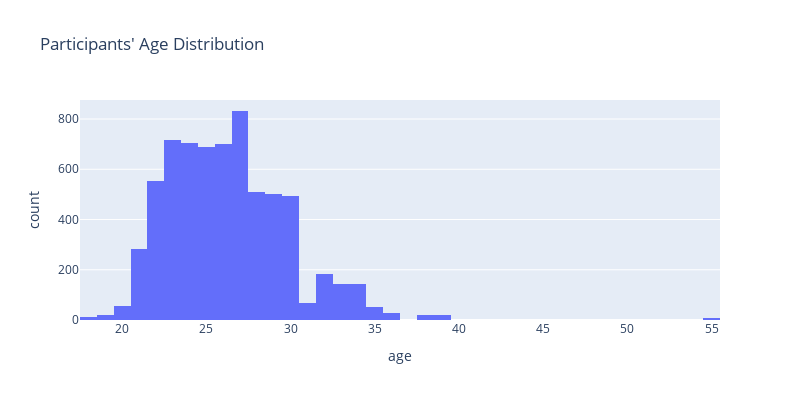
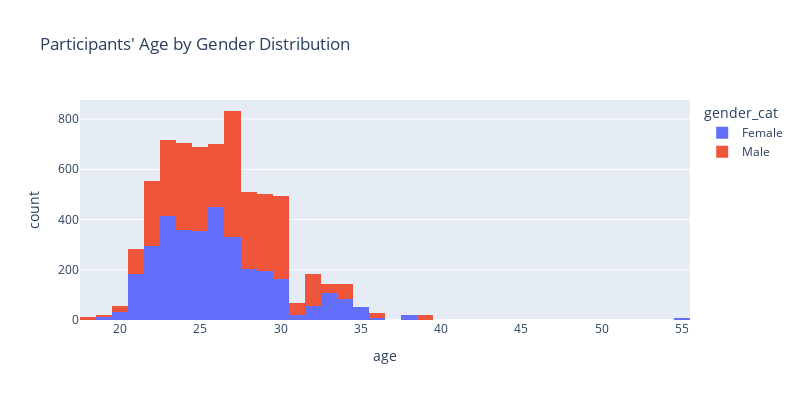

Notebook source saved alongside these figures, in order:
### Code cell
fig1=px.histogram(df, x = 'age', width = WIDTH, height = HEIGHT, nbins = 50, title= "Participants' Age Distribution")
fig1.show()
fig2=px.histogram(df, x = 'age', width = WIDTH, height = HEIGHT, nbins = 50, color = 'gender_cat', title= "Participants' Age by Gender Distribution")
fig2.show()

fig1.write_image("images/age_distribution.png", width = WIDTH, height = HEIGHT)
![age_distribution](images/age_distribution.png)

fig2.write_image("images/age_distribution_bygender.png", width = WIDTH, height = HEIGHT)
![age_distribution_gender](images/age_distribution_bygender.png)

### Figure 1 — Plotly figure (JSON) as saved in the notebook; plotly's stock layout.template omitted (floating-point values rounded to 4 significant figures; data arrays with more than 128 entries replaced by an {"elided": "..."} marker saying what was removed)
{"data": [{"bingroup": "x", "hovertemplate": "age=%{x}<br>count=%{y}<extra></extra>", "legendgroup": "", "marker": {"color": "#636efa", "pattern": {"shape": ""}}, "name": "", "nbinsx": 50, "orientation": "v", "showlegend": false, "type": "histogram", "x": {"elided": "6816 float values"}, "xaxis": "x", "yaxis": "y"}], "layout": {"barmode": "relative", "height": 400, "legend": {"tracegroupgap": 0}, "title": {"text": "Participants' Age Distribution"}, "width": 800, "xaxis": {"anchor": "y", "domain": [0, 1], "title": {"text": "age"}}, "yaxis": {"anchor": "x", "domain": [0, 1], "title": {"text": "count"}}}}

### Figure 2 — Plotly figure (JSON) as saved in the notebook; plotly's stock layout.template omitted (floating-point values rounded to 4 significant figures; data arrays with more than 128 entries replaced by an {"elided": "..."} marker saying what was removed)
{"data": [{"bingroup": "x", "hovertemplate": "gender_cat=Female<br>age=%{x}<br>count=%{y}<extra></extra>", "legendgroup": "Female", "marker": {"color": "#636efa", "pattern": {"shape": ""}}, "name": "Female", "nbinsx": 50, "orientation": "v", "showlegend": true, "type": "histogram", "x": {"elided": "3403 float values"}, "xaxis": "x", "yaxis": "y"}, {"bingroup": "x", "hovertemplate": "gender_cat=Male<br>age=%{x}<br>count=%{y}<extra></extra>", "legendgroup": "Male", "marker": {"color": "#EF553B", "pattern": {"shape": ""}}, "name": "Male", "nbinsx": 50, "orientation": "v", "showlegend": true, "type": "histogram", "x": {"elided": "3413 float values"}, "xaxis": "x", "yaxis": "y"}], "layout": {"barmode": "relative", "height": 400, "legend": {"title": {"text": "gender_cat"}, "tracegroupgap": 0}, "title": {"text": "Participants' Age by Gender Distribution"}, "width": 800, "xaxis": {"anchor": "y", "domain": [0, 1], "title": {"text": "age"}}, "yaxis": {"anchor": "x", "domain": [0, 1], "title": {"text": "count"}}}}
